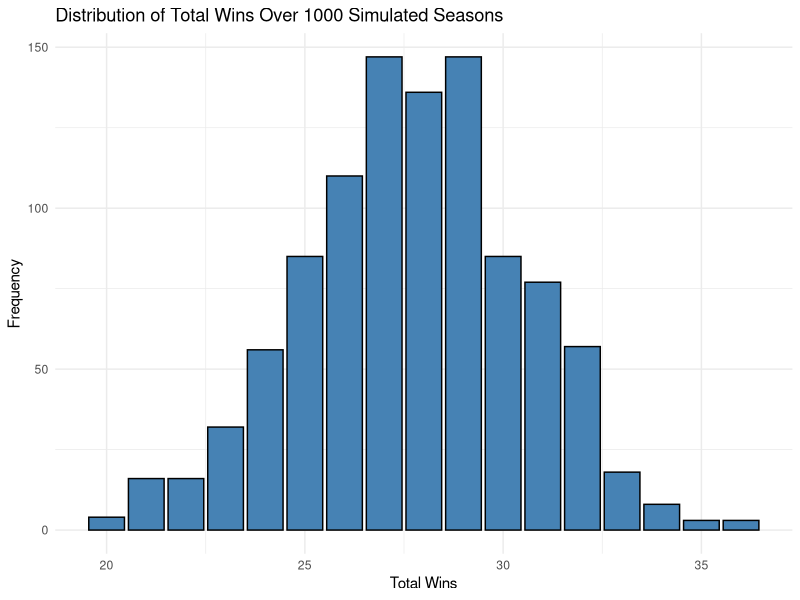

Write R code to recreate this figure.
## ---- chunk 1
set.seed(42)  # for reproducibility

# Create a data frame with your schedule
schedule <- data.frame(
  team = c("CMS", "La Verne", "ETBU", "Occidental", "Cal Lu", "Cal Tech", "Whittier",
           "Lewis and Clark", "Pacific Lutheran", "Chapman", "Redlands", "Williamette",
           "MIT", "UW La Crosse", "Tufts"),
  win_prob = c(0.56, 0.55, 0.53, 0.85, 0.60, 0.95, 0.84,
               0.71, 0.73, 0.60, 0.74, 0.60,
               0.80, 0.54, 0.65),
  games = c(3, 3, 3, 3, 3, 3, 4,
            3, 2, 3, 3, 1,
            2, 1, 3)
)

# Simulate the season
simulate_season <- function(schedule) {
  results <- schedule |>
    dplyr::rowwise() |>
    dplyr::mutate(
      wins = sum(runif(games) < win_prob),
      losses = games - wins
    ) |>
    dplyr::ungroup()
  
  # Season totals
  total_wins <- sum(results$wins)
  total_losses <- sum(results$losses)
  
  list(results = results, total_wins = total_wins, total_losses = total_losses)
}

# Run the simulation
library(dplyr)
season <- simulate_season(schedule)

# View detailed results
print(season$results)

# Print summary
cat("\nSeason Summary:\n")
cat("Total Wins:", season$total_wins, "\n")
cat("Total Losses:", season$total_losses, "\n")

## ---- chunk 2
library(dplyr)
library(purrr)

set.seed(42)  # for reproducibility

# Your original schedule
schedule <- data.frame(
  team = c("CMS", "La Verne", "ETBU", "Occidental", "Cal Lu", "Cal Tech", "Whittier",
           "Lewis and Clark", "Pacific Lutheran", "Chapman", "Redlands", "Williamette",
           "MIT", "UW La Crosse", "Tufts"),
  win_prob = c(0.56, 0.55, 0.53, 0.85, 0.60, 0.95, 0.84,
               0.71, 0.73, 0.60, 0.74, 0.60,
               0.80, 0.54, 0.65),
  games = c(3, 3, 3, 3, 3, 3, 4,
            3, 2, 3, 3, 1,
            2, 1, 3)
)

# Your simulation function
simulate_season <- function(schedule) {
  results <- schedule |>
    rowwise() |>
    mutate(
      wins = sum(runif(games) < win_prob),
      losses = games - wins
    ) |>
    ungroup()
  
  total_wins <- sum(results$wins)
  total_losses <- sum(results$losses)
  
  tibble(total_wins = total_wins, total_losses = total_losses)
}

# Run the simulation 1000 times
n_simulations <- 1000
sim_results <- map_dfr(1:n_simulations, ~simulate_season(schedule))

# Summary
summary_stats <- sim_results |>
  summarise(
    avg_wins = mean(total_wins),
    sd_wins = sd(total_wins),
    max_wins = max(total_wins),
    min_wins = min(total_wins)
  )

# Print results
print(summary_stats)

## ---- chunk 3
library(dplyr)
library(purrr)
library(ggplot2)

set.seed(42)  # for reproducibility

# Schedule data
schedule <- data.frame(
  team = c("CMS", "La Verne", "ETBU", "Occidental", "Cal Lu", "Cal Tech", "Whittier",
           "Lewis and Clark", "Pacific Lutheran", "Chapman", "Redlands", "Williamette",
           "MIT", "UW La Crosse", "Tufts"),
  win_prob = c(0.56, 0.55, 0.53, 0.85, 0.60, 0.95, 0.84,
               0.71, 0.73, 0.60, 0.74, 0.60,
               0.80, 0.54, 0.65),
  games = c(3, 3, 3, 3, 3, 3, 4,
            3, 2, 3, 3, 1,
            2, 1, 3)
)

# Simulation function
simulate_season <- function(schedule) {
  results <- schedule |>
    rowwise() |>
    mutate(
      wins = sum(runif(games) < win_prob),
      losses = games - wins
    ) |>
    ungroup()
  
  total_wins <- sum(results$wins)
  tibble(total_wins = total_wins)
}

# Run 1000 simulations
n_simulations <- 1000
sim_results <- map_dfr(1:n_simulations, ~simulate_season(schedule))

# Create a bar plot of total wins
ggplot(sim_results, aes(x = total_wins)) +
  geom_bar(fill = "steelblue", color = "black") +
  labs(
    title = "Distribution of Total Wins Over 1000 Simulated Seasons",
    x = "Total Wins",
    y = "Frequency"
  ) +
  theme_minimal()

